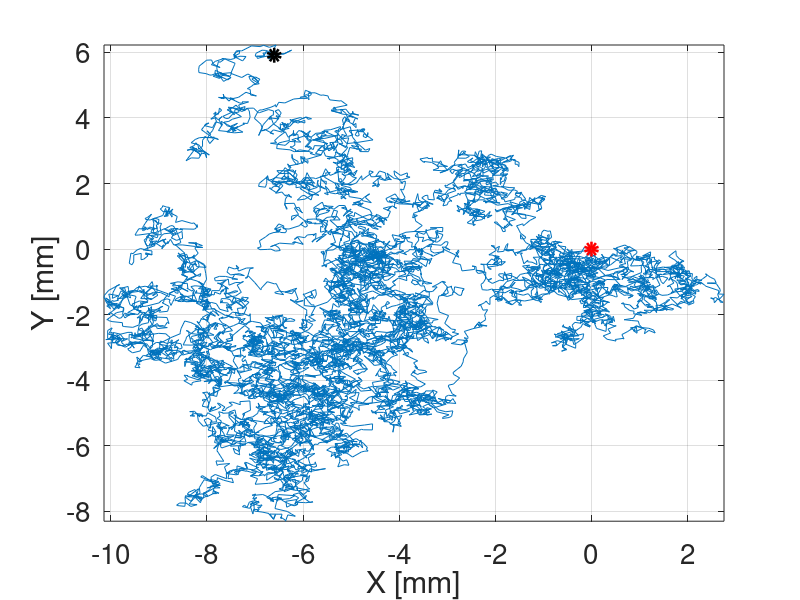
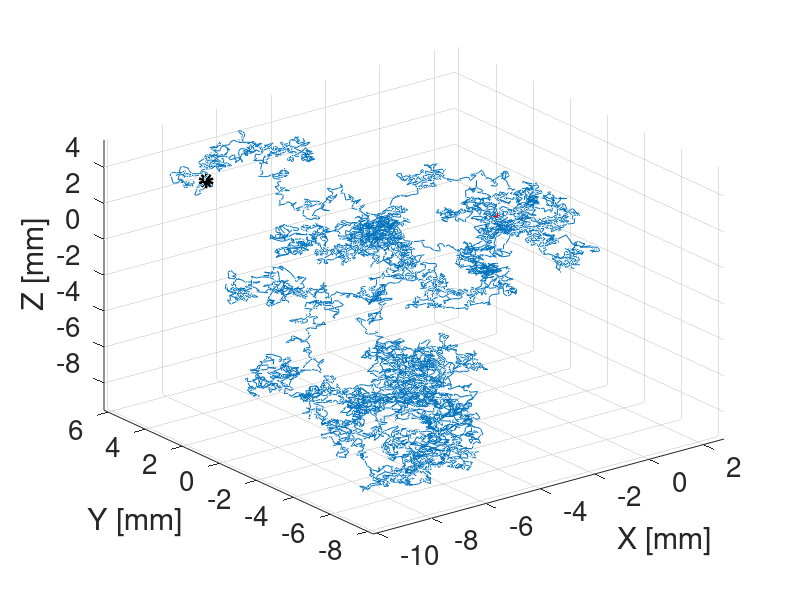

These figures' MATLAB source, in order:
function CH3_example_2

dt=0.001;
finaltime=1*60;  % in minutes
D=1;         % 10^{-4} mm^2 sec^{-1}
numberofrealisations=1;

n=finaltime/dt;
X=zeros(numberofrealisations,n);
Y=zeros(numberofrealisations,n);
Z=zeros(numberofrealisations,n);

for i=1:numberofrealisations
    dX = sqrt(2*D*dt)*randn(1,n);
    dY = sqrt(2*D*dt)*randn(1,n);
    dZ = sqrt(2*D*dt)*randn(1,n);
    X(i,:) = cumsum(dX(1,:));
    Y(i,:) = cumsum(dY(1,:));
    Z(i,:) = cumsum(dZ(1,:));
end

% need to downsample for readability
Xplot(:,:)=X(:,5:5:n);
Yplot(:,:)=Y(:,5:5:n);
Zplot(:,:)=Z(:,5:5:n);


%% Plotting
figure;
for j = 1:numberofrealisations
    plot([0,Xplot(j,:)],[0,Yplot(j,:)]);
    hold on;
    plot([X(j,n)],[Y(j,n)],'ko','Linewidth',5);
    plot(0,0,'ro','Linewidth',5);
end
xlabel('X [mm]');
ylabel('Y [mm]');
axis tight
set(gca,'Fontsize',20);
grid on;

figure;
for j = 1:min(1,numberofrealisations)
    plot3([0,Xplot(j,:)],[0,Yplot(j,:)],[0,Zplot(j,:)])
    hold on;
    plot3([X(j,n)],[Y(j,n)],[Z(j,n)],'ko','Linewidth',5);
    plot3(0,0,0,'ro','Linewidth',5);
end
xlabel('X [mm]');
ylabel('Y [mm]');
zlabel('Z [mm]');
axis tight
set(gca,'Fontsize',20);
grid on;
